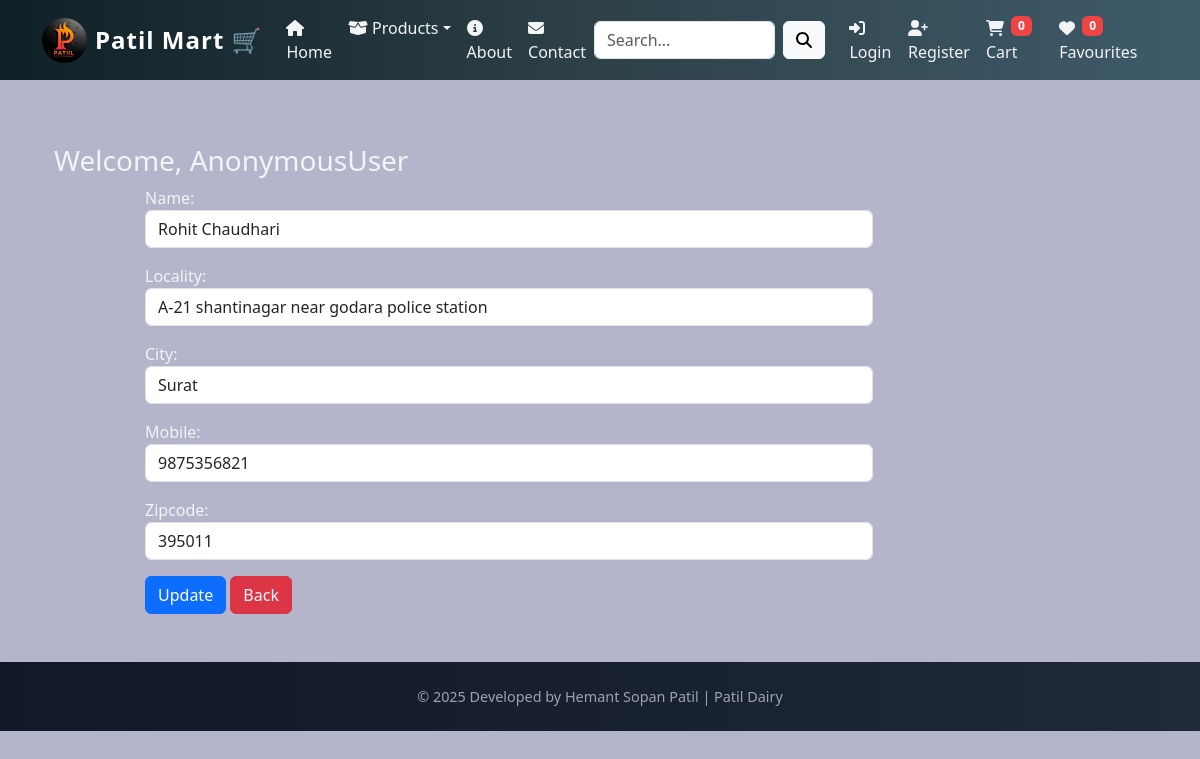
Page /updateAddress/8 on the committed database.
### app/models.py (models this page shows, shortened)
class Customer(models.Model):
    user = models.OneToOneField(User, on_delete=models.CASCADE)
    name = models.CharField(max_length=200)
    locality = models.CharField(max_length=200)
    city = models.CharField(max_length=200)
    mobile = models.CharField(max_length=10)  # Use CharField for length restriction
    zipcode = models.CharField(max_length=10)

### app/views.py (the view, shortened to what this page needs)
# urls.py: path("updateAddress/<int:pk>", views.UpdateAddress.as_view(), name="updateAddress"),
class UpdateAddress(View):
    def get(self, request, pk):
        totalitem = 0
        wishitem = 0
        if request.user.is_authenticated:
            totalitem = len(Cart.objects.filter(user=request.user))
            wishitem = len(Wishlist.objects.filter(user=request.user))
        try:
            add = Customer.objects.get(pk=pk)
            form = CustomerProfileForm(instance=add)
            return render(request, "app/updateAddress.html", {'form': form, 'address': add})
        except Customer.DoesNotExist:
            messages.error(request, "Address not found.")
            return redirect('address')

### app/forms.py
class CustomerProfileForm(forms.ModelForm):
    class Meta:
        model = Customer
        fields = ['name', 'locality', 'city', 'mobile', 'zipcode']
        widgets = {
            'name': forms.TextInput(attrs={'class': 'form-control'}),
            'locality': forms.TextInput(attrs={'class': 'form-control'}),
            'city': forms.TextInput(attrs={'class': 'form-control'}),
            'mobile': forms.NumberInput(attrs={'class': 'form-control'}),
            'zipcode': forms.NumberInput(attrs={'class': 'form-control'}),
        }

### app/templates/app/updateAddress.html (shortened to what this page needs)
{% extends 'app/base.html' %}
{% load static %}
{% block main-content %}
<div class="container my-5">
    <div class="row">
        <h3>Welcome, <span class="text-capitalize">{{ request.user }}</span></h3>
    </div>
    <div class="col-sm-8 offset-sm-1">
        <form action="" method="post">
            {% for fm in form %}
                <div class="mb-3">
                    {{ fm.label_tag }}
                    {{ fm }}
                </div>
            {% endfor %}
            <div class="col-12 mt-3">
                <button type="submit" class="btn btn-primary">Update</button>
                <a href="{% url 'address' %}" class="btn btn-danger">Back</a>
            </div>
        </form>
    </div>
</div>
{% endblock main-content %}

### app/templates/app/base.html (style rules this page uses)
body { font-family: 'Segoe UI', 'Cambria', 'Calibri', sans-serif; background-color:rgb(180, 180, 202); color: #f3f4f6; }

### rows in the picture
Customer: form "Rohit Chaudhari" "A-21 shantinagar near godara police station" "Surat" "9875356821" "395011"

### other values in the picture
{{ totalitem|default:"0" }} "0"
{{ wishitem|default:"0" }} "0"
{{ request.user }} "AnonymousUser"
{{ fm.label_tag }} "Name:" "Locality:" "City:" "Mobile:" "Zipcode:"
